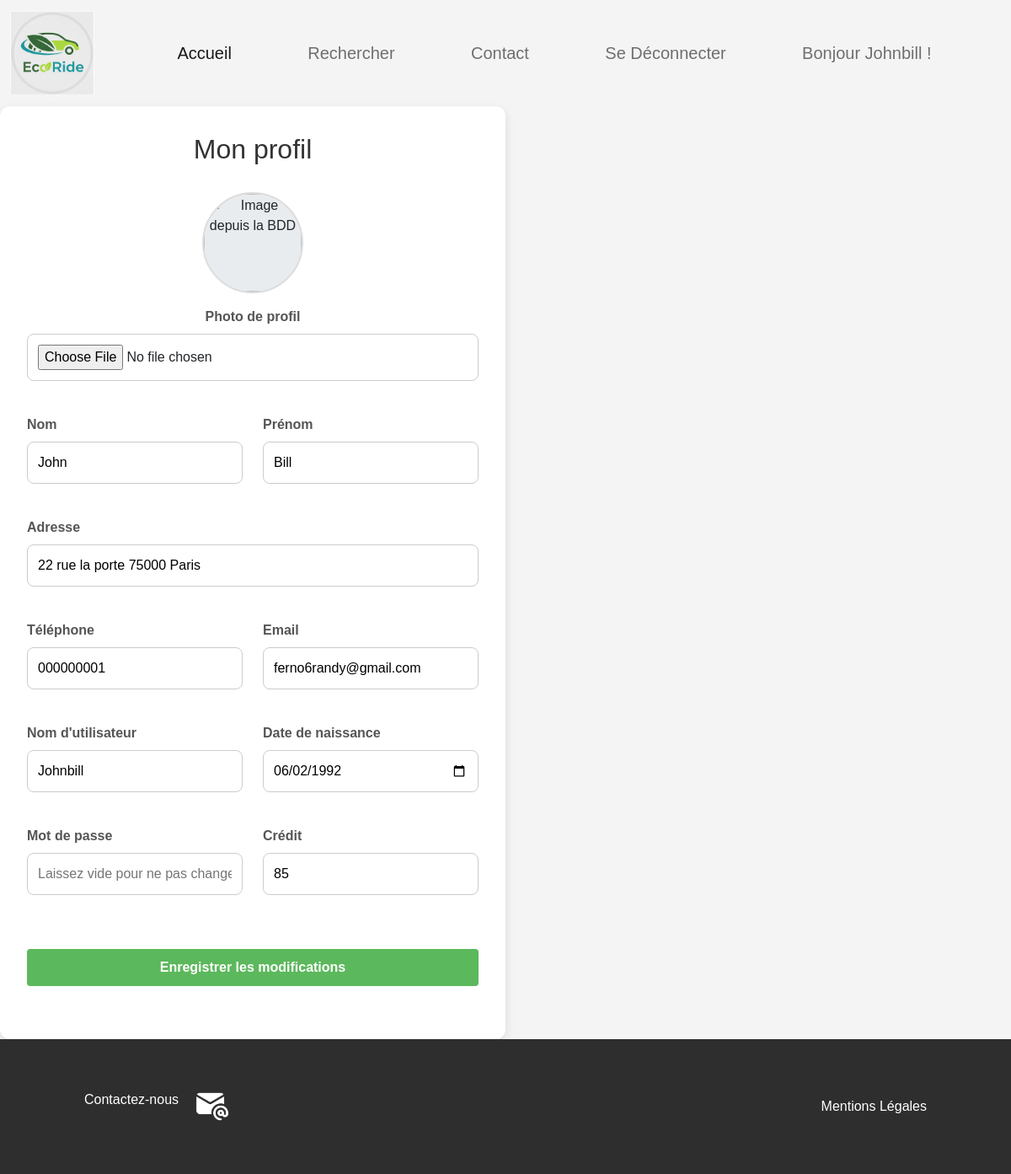
/edition_profil.php (signed in), run on the app's committed database.
### tables this page shows
CREATE TABLE `utilisateur` (
  `Utilisateur_id` int(11) NOT NULL,
  `Nom` varchar(50) NOT NULL,
  `Prenom` varchar(50) NOT NULL,
  `Email` varchar(50) NOT NULL,
  `Password` varchar(255) NOT NULL,
  `Telephone` varchar(50) NOT NULL,
  `Adresse` varchar(50) NOT NULL,
  `Date_naissance` date NOT NULL,
  `Photo` mediumblob NOT NULL,
  `Pseudo` varchar(50) NOT NULL,
  `Animal_accepte` tinyint(1) NOT NULL DEFAULT 0,
  `Fumeur_accepte` tinyint(1) NOT NULL DEFAULT 0,
  `Autre_preference` text NOT NULL,
  `Credit` int(11) NOT NULL,
  `Statut` enum('Actif','Inactif','Suspendu') NOT NULL,
  `Note` decimal(10,1) NOT NULL
);

### classes/Utilisateur.php (called while the page is built, shortened)
<?php
class Utilisateur
{
    private string $username;
    private string $firstName;
    private string $lastName;
    private string $dateOfBirth;
    private string $address;
    private string $phone;
    private string $email;
    private float $credit;
    public function __construct(int $id, PDO $pdo)
    {
        $sql = "SELECT Utilisateur_Id, Pseudo, Statut, Utilisateur_id, Nom, Prenom, Date_naissance, Note, Adresse, Telephone, Email, Photo, Animal_accepte, Fumeur_accepte, Autre_preference, Credit FROM utilisateur WHERE Utilisateur_Id = ?";
        $stmt = $pdo->prepare($sql);
        $stmt->execute([$id]);
        $user = $stmt->fetch();
        if ($user) {
            $this->username = $user["Pseudo"];
            $this->firstName = $user["Prenom"];
            $this->lastName = $user["Nom"];
            $this->dateOfBirth = $user["Date_naissance"];
            $this->address = $user["Adresse"];
            $this->phone = $user["Telephone"];
            $this->email = $user["Email"];
            $this->credit = $user["Credit"];
            $roles = Utilisateur::loadRoles($id, $pdo);
        }
    }
    public static function loadRoles(int $userId, PDO $pdo): array
    {
        $sql = "SELECT role.Role_Id, Libelle FROM role JOIN utilisateur_role ON role.Role_Id = utilisateur_role.Role_Id WHERE Utilisateur_Id = ?";
        $stmt = $pdo->prepare($sql);
        $stmt->execute([$userId]);
        $roles = $stmt->fetchAll();
        if ($roles) {
            return $roles;
        }
        return [];
    }
    public static function checkUserRole(array $roles): string
    {
        $userRole = "";
        $userIsChauffeur = false;
        $userIsPassager = false;
        $userIsEmployee = false;
        $userIsAdmin = false;
        foreach ($roles as $role) {
            if ($role['Libelle'] == Utilisateur::USER_ROLE_CHAUFFEUR) {
                $userIsChauffeur = true;
            }
            if ($role['Libelle'] == Utilisateur::USER_ROLE_PASSAGER) {
                $userIsPassager = true;
            }
        }
        if ($userIsAdmin) {
            $userRole = Utilisateur::USER_ROLE_ADMIN;
        } else if ($userIsEmployee) {
            $userRole = Utilisateur::USER_ROLE_EMPLOYE;
        } else if ($userIsChauffeur && $userIsPassager) {
            $userRole = Utilisateur::USER_ROLE_PASSAGER_ET_CHAUFFEUR;
        } else if ($userIsPassager) {
            $userRole = Utilisateur::USER_ROLE_PASSAGER;
        } else if ($userIsChauffeur) {
            $userRole = Utilisateur::USER_ROLE_CHAUFFEUR;
        }
        return $userRole;
    }
    public function getUsername(): string
    {
        return $this->username;
    }
    public function getFirstName(): string
    {
        return $this->firstName;
    }
    public function getLastName(): string
    {
        return $this->lastName;
    }
    public function getDateOfBirth(): string
    {
        return $this->dateOfBirth;
    }
    public function getEmail(): string
    {
        return $this->email;
    }
    public function getAddress(): string
    {
        return $this->address;
    }
    public function getTelephone(): string
    {
        return $this->phone;
    }
    public function getCredit(): int
    {
        return $this->credit;
    }
}
?>

### edition_profil.php (the view, shortened to what this page needs)
<?php include 'imports.php' ?>
<?php
if (isset($_SESSION['id']) && isset($_SESSION['role'])) {
    $user = new Utilisateur($_SESSION['id'], $pdo);
}
?>
<?php include 'html.php' ?>
<head>
    <?php include 'head.php' ?>
</head>
<body id="body">
    <?php include 'header.php'?>
    <main>
        <div class="profile-container">
            <h2>Mon profil</h2>
            <form action="<?php echo htmlspecialchars($_SERVER["REQUEST_URI"]); ?>" method="post"
                enctype="multipart/form-data">
                <div class="form-grid">
                    <div class="form-group photo-upload full-width">
                        <div class="photo-preview">
                            <img src="<?php echo "image.php?userId=".$_SESSION['id']?>" alt="Image depuis la BDD">
                        </div>
                        <label for="photo">Photo de profil</label>
                        <input type="file" id="photo" name="photo">
                    </div>
                    <div class="form-group">
                        <label for="last_name">Nom</label>
                        <input type="text" id="last_name" name="last_name"
                            value="<?php echo htmlspecialchars($user->getLastName()); ?>" required>
                    </div>
                    <div class="form-group">
                        <label for="first_name">Prénom</label>
                        <input type="text" id="first_name" name="first_name"
                            value="<?php echo htmlspecialchars($user->getFirstName()); ?>" required>
                    </div>
                    <div class="form-group full-width">
                        <label for="address">Adresse</label>
                        <input type="text" id="address" name="address"
                            value="<?php echo htmlspecialchars($user->getAddress()); ?>" required>
                    </div>
                    <div class="form-group">
                        <label for="phone">Téléphone</label>
                        <input type="tel" id="phone" name="phone"
                            value="<?php echo htmlspecialchars($user->getTelephone()); ?>" required>
                    </div>
                    <div class="form-group">
                        <label for="email">Email</label>
                        <input type="email" id="email" name="email"
                            value="<?php echo htmlspecialchars($user->getEmail()); ?>" required>
                    </div>
                    <div class="form-group">
                        <label for="username">Nom d'utilisateur</label>
                        <input type="text" id="username" name="username"
                            value="<?php echo htmlspecialchars($user->getUsername()); ?>" required>
                    </div>
                    <div class="form-group">
                        <label for="dob">Date de naissance</label>
                        <input type="date" id="dob" name="dob"
                            value="<?php echo htmlspecialchars($user->getDateOfBirth()); ?>" required>
                    </div>
                    <div class="form-group">
                        <label for="password">Mot de passe</label>
                        <input type="password" id="password" name="password"
                            placeholder="Laissez vide pour ne pas changer">
                    </div>
                     <div class="form-group">
                        <label for="credit">Crédit</label>
                        <input type="number" id="credit" name="credit"
                            value="<?php echo htmlspecialchars($user->getCredit()); ?>" required>
                    </div>
                    <div class="form-actions">
                        <button type="submit" class="btn btn-primary" name="saveProfile">Enregistrer les
                            modifications</button>
                    </div>
                </div>
            </form>
        </div>
    </main>
    <?php include 'footer.php'?>
</body>
</html>

### styles/ecoride.css (style rules this page uses)
.form-group { margin-bottom: 1rem; text-align: left; }
.form-group label { display: block; margin-bottom: 0.5rem; color: #555; font-weight: bold; }
.form-group input { width: 100%; padding: 0.75rem; border: 1px solid #ddd; border-radius: 8px; box-sizing: border-box; font-size: 1rem; transition: border-color 0.3s; }
.btn { padding: 0.75rem 1.5rem; border: none; border-radius: 8px; font-size: 1rem; cursor: pointer; transition: background-color 0.3s, transform 0.2s; font-weight: bold; }
.btn-primary { background-color: #007bff; color: #fff; }
.profile-container { background-color: #fff; padding: 2rem; border-radius: 12px; box-shadow: 0 4px 12px rgba(0, 0, 0, 0.1); width: 100%; max-width: 600px; }
.profile-container h2 { text-align: center; margin-bottom: 2rem; color: #333; }
.form-grid { display: grid; grid-template-columns: 1fr 1fr; gap: 1.5rem; }
.form-group { display: flex; flex-direction: column; }
.form-group.full-width { grid-column: 1 / -1; }
.form-group label { margin-bottom: 0.5rem; font-weight: 600; color: #555; }
.form-group input:not([type="checkbox"]), .form-group textarea, .form-group select { padding: 0.75rem; border: 1px solid #ccc; border-radius: 8px; font-size: 1rem; transition: border-color 0.3s; }
.form-group.photo-upload { align-items: center; justify-content: center; text-align: center; }
.photo-preview { width: 120px; height: 120px; border-radius: 50%; background-color: #e9ecef; border: 2px solid #ddd; display: flex; align-items: center; justify-content: center; overflow: hidden; margin-bottom: 1rem; }
.photo-preview img { width: 100%; height: 100%; object-fit: cover; }
.form-actions { grid-column: 1 / -1; display: flex; justify-content: center; gap: 1rem; margin-top: 1.5rem; }
.btn { padding: 0.75rem 2rem; border: none; border-radius: 8px; font-size: 1rem; font-weight: 700; cursor: pointer; transition: background-color 0.3s, transform 0.2s; }
body { font-family: Arial, sans-serif; background-color: #f4f4f4; margin: 0; }
form div { margin-bottom: 15px; }
label { display: block; margin-bottom: 5px; font-weight: bold; }
input[type="date"], input[type="time"], input[type="text"], input[type="number"], select { width: 100%; padding: 8px; border: 1px solid #ccc; border-radius: 4px; box-sizing: border-box; }
button[type="submit"] { width: 100%; padding: 10px; background-color: #5cb85c; color: white; border: none; border-radius: 4px; font-size: 16px; cursor: pointer; }
input[type="email"] { width: 100%; padding: 10px; border: 1px solid #ccc; border-radius: 4px; box-sizing: border-box; }
button { width: 100%; padding: 10px; background-color: #007bff; color: white; border: none; border-radius: 4px; cursor: pointer; font-size: 16px; }

### data on the page
utilisateur: last_name "John", first_name "Bill", address "22 rue la porte 75000 Paris", phone "000000001", email "ferno6randy@gmail.com", username "Johnbill", dob "06/02/1992", credit "85"

### other printed values
$_SESSION["username"] "Johnbill"
